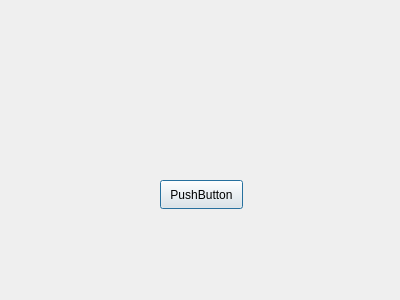
<?xml version="1.0" encoding="UTF-8"?>
<ui version="4.0">
 <class>ConnectWindow</class>
 <widget class="QDialog" name="ConnectWindow">
  <property name="geometry">
   <rect>
    <x>0</x>
    <y>0</y>
    <width>400</width>
    <height>300</height>
   </rect>
  </property>
  <property name="windowTitle">
   <string>Dialog</string>
  </property>
  <widget class="QPushButton" name="pushButton">
   <property name="geometry">
    <rect>
     <x>160</x>
     <y>180</y>
     <width>83</width>
     <height>29</height>
    </rect>
   </property>
   <property name="text">
    <string>PushButton</string>
   </property>
  </widget>
 </widget>
 <resources/>
 <connections/>
</ui>
